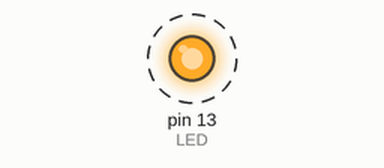
Simulated run of this sketch. Board: Arduino Uno, built with avr-gcc and run on an emulated ATmega328P. Parts: output pins drawn as LEDs (lit = HIGH). Dashed ring = blinking.

Above: at 0.1 s.
Timing chart, 0 to 3.0 s (numbered marks = the images above):
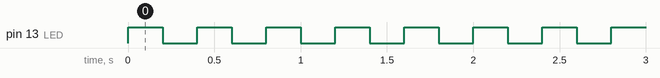

Measured:
- by itself, pin 13 (LED): alternates HIGH for 0.20 s and LOW for 0.20 s

The sketch:

P10_more_functions.ino
```cpp
// C++ code
//Project 9: Functions in C++

# define LED 13

void setup()
{
  pinMode(LED_BUILTIN, OUTPUT);
}

void loop()
{
  blinkLED(10, 200);

}

void blinkLED(int cycles, int del)
{
  for (int z = 0; z < cycles; z++)
  {
  	digitalWrite(LED, HIGH);
  	delay(del);
    digitalWrite(LED, LOW);
  	delay(del);

  }

}
```
